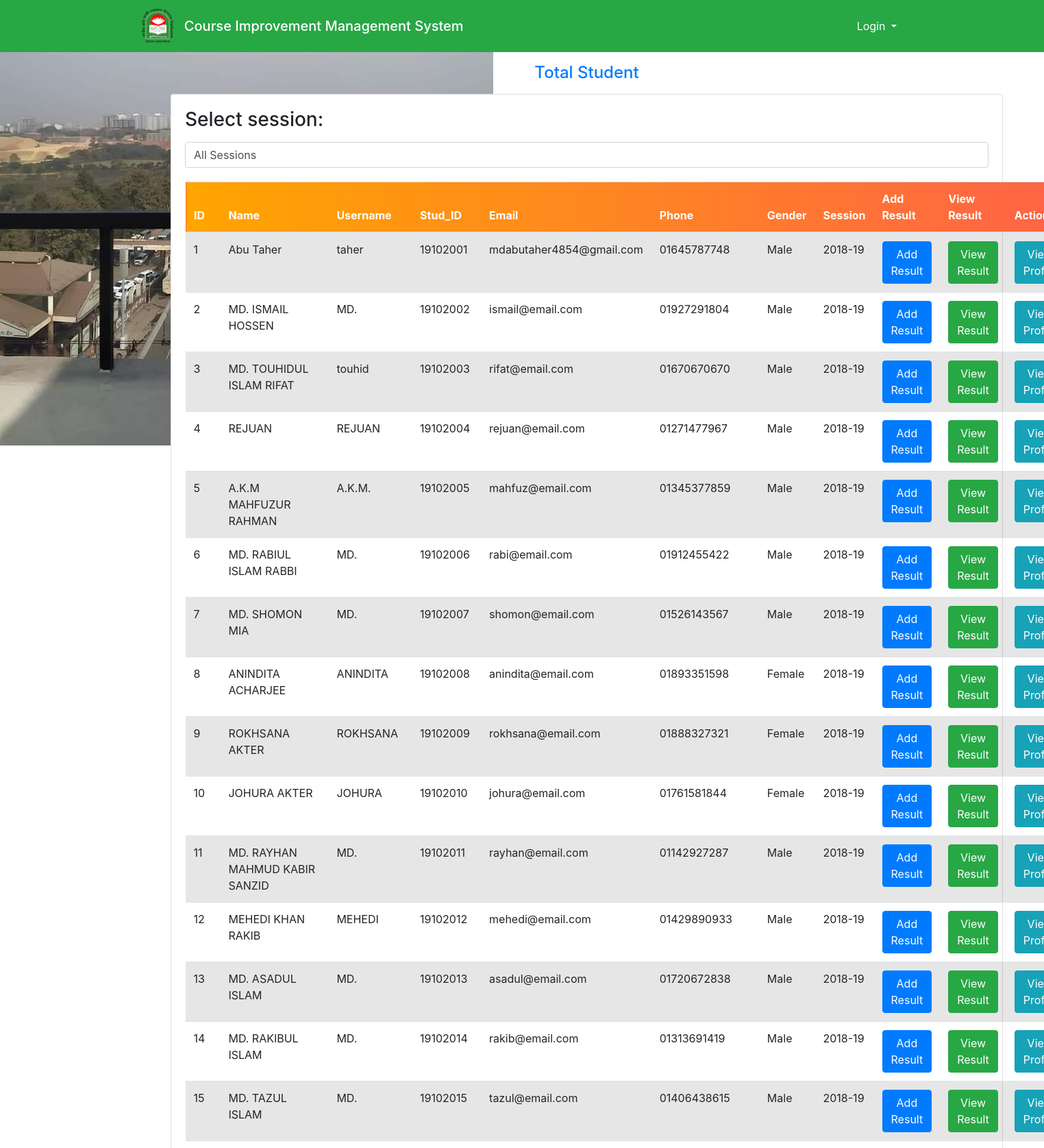
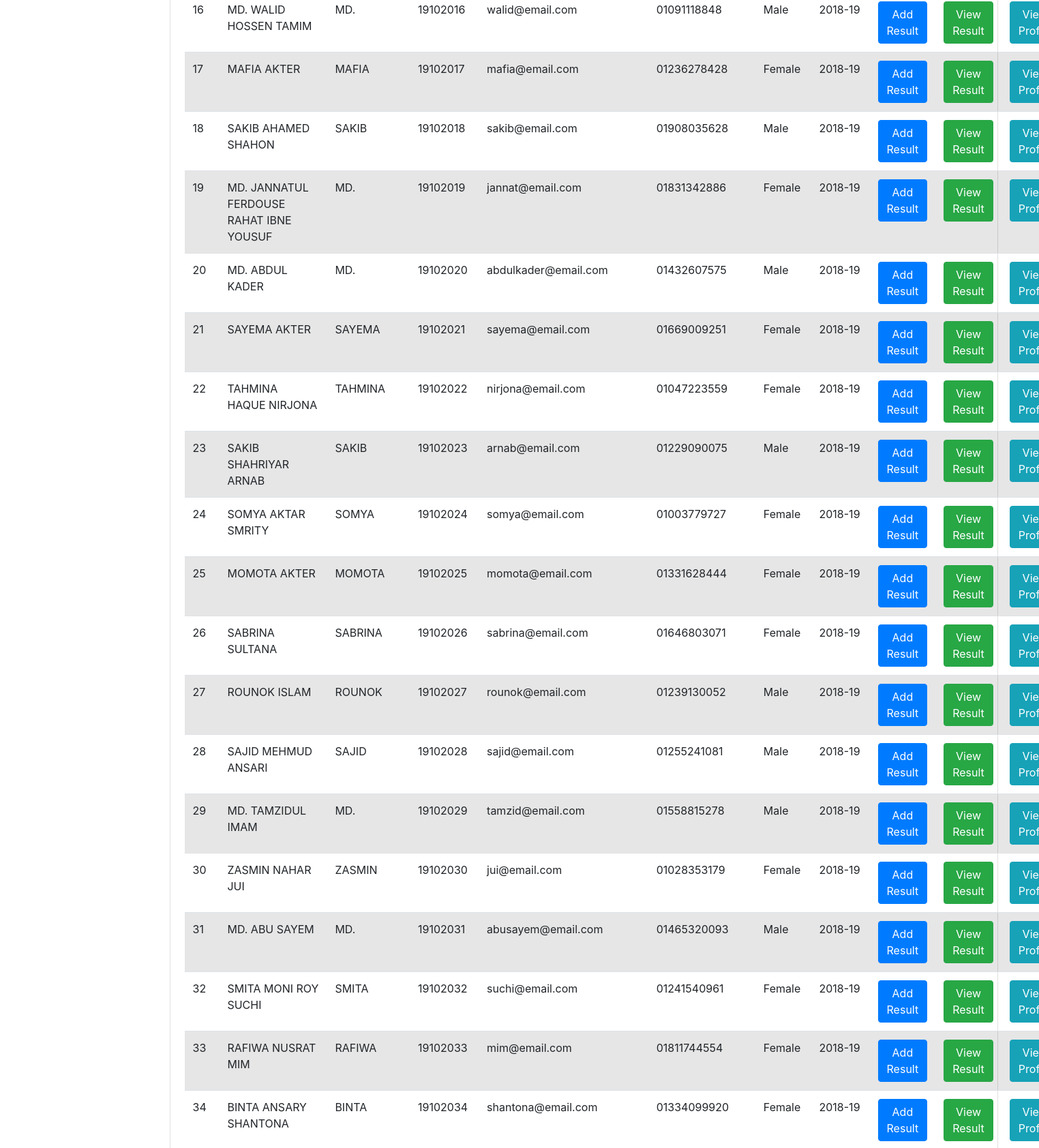
The page /admin/student.php (upper part) on the database its author committed (2 pictures, top to bottom).
### tables this page shows
CREATE TABLE `students` (
  `id` int(11) NOT NULL,
  `name` varchar(200) NOT NULL,
  `username` varchar(200) NOT NULL,
  `department` varchar(40) NOT NULL,
  `stud_id` varchar(100) NOT NULL,
  `reg_no` varchar(100) NOT NULL,
  `email` varchar(200) NOT NULL,
  `gender` varchar(200) NOT NULL,
  `phone` varchar(200) NOT NULL,
  `password` varchar(200) NOT NULL,
  `data_reg` varchar(200) NOT NULL,
  `status` varchar(200) NOT NULL,
  `session` varchar(200) NOT NULL,
  `otp` varchar(100) NOT NULL,
  `profile` varchar(200) NOT NULL DEFAULT 'default.jpeg'
);

### admin/student.php (the view, shortened to what this page needs)
<!DOCTYPE html>
<html>
<head>
    <link rel="stylesheet" href="https://maxcdn.bootstrapcdn.com/bootstrap/4.5.2/css/bootstrap.min.css">
    <link rel="stylesheet" href="https://cdn.datatables.net/1.11.5/css/jquery.dataTables.min.css">
    <link rel="stylesheet" href="https://maxcdn.bootstrapcdn.com/bootstrap/4.5.2/css/bootstrap.min.css">
    <link rel="stylesheet" href="../css/style.css">
    <link rel="stylesheet" href="https://cdnjs.cloudflare.com/ajax/libs/font-awesome/5.15.1/css/all.min.css">
</head>
<body style="background-image:url(images/hah.jpg); background-repeat:no-repeat;">
    <?php
    include("../include/header.php");
    include("../include/connect.php")
    ?>
    <div class="container-fluid">
        <div class="col-md-12">
            <div class="row">
                <div class="col-md-2" style="margin-left:-30px;">
                </div>
                <div class="col-md-10">
                    <h4 class="text-center my-3 text-primary">Total Student</h4>
                    <div class="card">
                        <div class="card-body">
                    <form method="post" style="margin-bottom: 20px;">
                        <label for="session"><h3>Select session:</h3></label>
                        <select name="session" id="session" class="form-control" onchange="this.form.submit()">
                            <option value="">All Sessions</option>
                        </select>
                    </form>
                    <?php
                    $query = "SELECT * FROM students";
                    $res = mysqli_query($conn, $query);
                    $output = "
                        <table class='table table-striped' id='studentTable'>
                            <thead class='custom-table-header'>
                                <tr>
                                    <th>ID</th>
                                    <th>Name</th>
                                    <th>Username</th>
                                    <th>Stud_ID</th>
                                    <th>Email</th>
                                    <th>Phone</th>
                                    <th>Gender</th>
                                    <th>Session</th>
                                    <th>Add Result</th>
                                    <th>View Result</th>
                                    <th>Action</th>
                                </tr>
                            </thead>
                            <tbody>
                        ";
                    while ($row = mysqli_fetch_array($res)) {
                        $output .= "
                            <tr>
                                <td>" . $row['id'] . "</td>
                                <td>" . $row['name'] . "</td>
                                <td>" . $row['username'] . "</td>
                                <td>" . $row['stud_id'] . "</td>
                                <td>" . $row['email'] . "</td>
                                <td>" . $row['phone'] . "</td>
                                <td>" . $row['gender'] . "</td>
                                <td>" . $row['session'] . "</td>
                                <td>
                                    <a href='add_result.php?id=" . $row['id'] . "&name=" . $row['username'] . "'>
                                        <button class='btn btn-primary'>Add Result</button>
                                    </a>
                                </td>
                                <td>
                                    <a href='view_result.php?id=" . $row['id'] . "&name=" . $row['username'] . "'>
                                        <button class='btn btn-success'>View Result</button>
                                    </a>
                                </td>
                                <td>
                                    <a href='view.php?id=" . $row['id'] . "&name=" . $row['username'] . "'>
                                        <button class='btn btn-info'>View Profile</button>
                                    </a>
                                </td>
                            </tr>
                        ";
                    }
                    $output .= "
                            </tbody>
                        </table>";
                    echo $output;
                    ?>
                </div>
            </div>
                </div>
            </div>
        </div>
    </div>
     <?php
        include("../footer.php");
        ?>
</body>
</html>

### css/style.css (style rules this page uses)
body { margin: 0; font-family: 'Arial', sans-serif; }

### admin/student.php (style rules this page uses)
.custom-table-header { background: linear-gradient(to right, #FFA500, #FF6347); color: #ffffff; border: 1px solid #fff; padding: 8px 12px; }

### rows shown on the page
students: id "1", name "Abu Taher", username "taher", stud "19102001", email "mdabutaher4854@gmail.com", phone "01645787748", gender "Male", session "2018-19"
students: id "2", name "MD. ISMAIL HOSSEN", username "MD.", stud "19102002", email "ismail@email.com", phone "01927291804", gender "Male", session "2018-19"
students: id "3", name "MD. TOUHIDUL ISLAM RIFAT", username "touhid", stud "19102003", email "rifat@email.com", phone "01670670670", gender "Male", session "2018-19"
students: id "4", name "REJUAN", username "REJUAN", stud "19102004", email "rejuan@email.com", phone "01271477967", gender "Male", session "2018-19"
students: id "5", name "A.K.M MAHFUZUR RAHMAN", username "A.K.M.", stud "19102005", email "mahfuz@email.com", phone "01345377859", gender "Male", session "2018-19"
students: id "6", name "MD. RABIUL ISLAM RABBI", username "MD.", stud "19102006", email "rabi@email.com", phone "01912455422", gender "Male", session "2018-19"
students: id "7", name "MD. SHOMON MIA", username "MD.", stud "19102007", email "shomon@email.com", phone "01526143567", gender "Male", session "2018-19"
students: id "8", name "ANINDITA ACHARJEE", username "ANINDITA", stud "19102008", email "anindita@email.com", phone "01893351598", gender "Female", session "2018-19"
students: id "9", name "ROKHSANA AKTER", username "ROKHSANA", stud "19102009", email "rokhsana@email.com", phone "01888327321", gender "Female", session "2018-19"
students: id "10", name "JOHURA AKTER", username "JOHURA", stud "19102010", email "johura@email.com", phone "01761581844", gender "Female", session "2018-19"
students: id "11", name "MD. RAYHAN MAHMUD KABIR SANZID", username "MD.", stud "19102011", email "rayhan@email.com", phone "01142927287", gender "Male", session "2018-19"
students: id "12", name "MEHEDI KHAN RAKIB", username "MEHEDI", stud "19102012", email "mehedi@email.com", phone "01429890933", gender "Male", session "2018-19"
students: id "13", name "MD. ASADUL ISLAM", username "MD.", stud "19102013", email "asadul@email.com", phone "01720672838", gender "Male", session "2018-19"
students: id "14", name "MD. RAKIBUL ISLAM", username "MD.", stud "19102014", email "rakib@email.com", phone "01313691419", gender "Male", session "2018-19"
students: id "15", name "MD. TAZUL ISLAM", username "MD.", stud "19102015", email "tazul@email.com", phone "01406438615", gender "Male", session "2018-19"
students: id "16", name "MD. WALID HOSSEN TAMIM", username "MD.", stud "19102016", email "walid@email.com", phone "01091118848", gender "Male", session "2018-19"
students: id "17", name "MAFIA AKTER", username "MAFIA", stud "19102017", email "mafia@email.com", phone "01236278428", gender "Female", session "2018-19"
students: id "18", name "SAKIB AHAMED SHAHON", username "SAKIB", stud "19102018", email "sakib@email.com", phone "01908035628", gender "Male", session "2018-19"
students: id "19", name "MD. JANNATUL FERDOUSE RAHAT IBNE YOUSUF", username "MD.", stud "19102019", email "jannat@email.com", phone "01831342886", gender "Female", session "2018-19"
students: id "20", name "MD. ABDUL KADER", username "MD.", stud "19102020", email "abdulkader@email.com", phone "01432607575", gender "Male", session "2018-19"
students: id "21", name "SAYEMA AKTER", username "SAYEMA", stud "19102021", email "sayema@email.com", phone "01669009251", gender "Female", session "2018-19"
students: id "22", name "TAHMINA HAQUE NIRJONA", username "TAHMINA", stud "19102022", email "nirjona@email.com", phone "01047223559", gender "Female", session "2018-19"
students: id "23", name "SAKIB SHAHRIYAR ARNAB", username "SAKIB", stud "19102023", email "arnab@email.com", phone "01229090075", gender "Male", session "2018-19"
students: id "24", name "SOMYA AKTAR SMRITY", username "SOMYA", stud "19102024", email "somya@email.com", phone "01003779727", gender "Female", session "2018-19"
students: id "25", name "MOMOTA AKTER", username "MOMOTA", stud "19102025", email "momota@email.com", phone "01331628444", gender "Female", session "2018-19"
students: id "26", name "SABRINA SULTANA", username "SABRINA", stud "19102026", email "sabrina@email.com", phone "01646803071", gender "Female", session "2018-19"
students: id "27", name "ROUNOK ISLAM", username "ROUNOK", stud "19102027", email "rounok@email.com", phone "01239130052", gender "Male", session "2018-19"
students: id "28", name "SAJID MEHMUD ANSARI", username "SAJID", stud "19102028", email "sajid@email.com", phone "01255241081", gender "Male", session "2018-19"
students: id "29", name "MD. TAMZIDUL IMAM", username "MD.", stud "19102029", email "tamzid@email.com", phone "01558815278", gender "Male", session "2018-19"
students: id "30", name "ZASMIN NAHAR JUI", username "ZASMIN", stud "19102030", email "jui@email.com", phone "01028353179", gender "Female", session "2018-19"
students: id "31", name "MD. ABU SAYEM", username "MD.", stud "19102031", email "abusayem@email.com", phone "01465320093", gender "Male", session "2018-19"
students: id "32", name "SMITA MONI ROY SUCHI", username "SMITA", stud "19102032", email "suchi@email.com", phone "01241540961", gender "Female", session "2018-19"
students: id "33", name "RAFIWA NUSRAT MIM", username "RAFIWA", stud "19102033", email "mim@email.com", phone "01811744554", gender "Female", session "2018-19"
students: id "34", name "BINTA ANSARY SHANTONA", username "BINTA", stud "19102034", email "shantona@email.com", phone "01334099920", gender "Female", session "2018-19"
